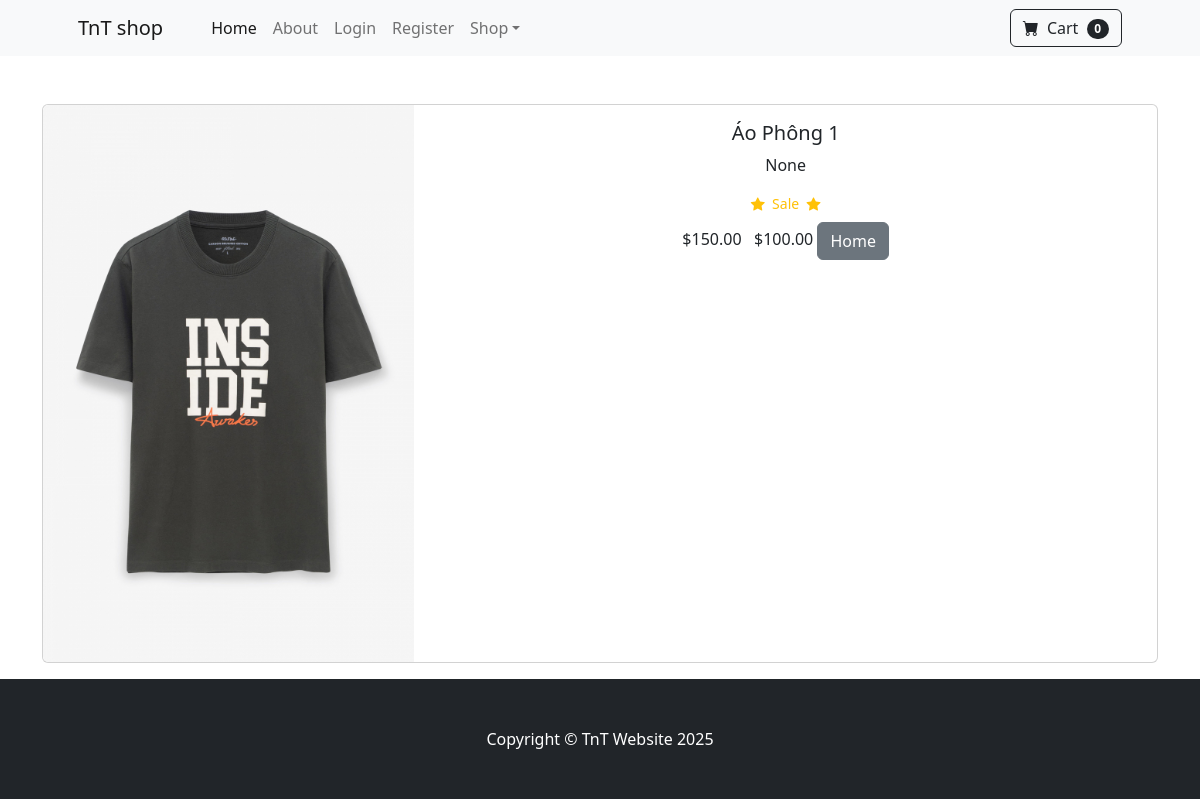
Page /product/1 on the committed database.
### store/models.py (models this page shows, shortened)
class Product(models.Model):
    name = models.CharField(max_length=100)
    price = models.DecimalField(default=0, decimal_places=2, max_digits=6)
    category = models.ForeignKey(Category, on_delete=models.CASCADE, default=1)
    description = models.CharField(max_length=250, default='', blank=True, null=True)
    image = models.ImageField(upload_to='uploads/product/')
    is_sale = models.BooleanField(default=False)
    sale_price = models.DecimalField(default=0, decimal_places=2, max_digits=6)

### store/views.py (the view)
# urls.py: path('product/<int:pk>', views.product, name='product'),
def product(request, pk):
    product = Product.objects.get(id=pk)
    return render(request, 'product.html', {'product':product})

### store/templates/product.html
{% extends 'base.html' %}
{% block content %}
<div class="container">
    <br/><br/>
    <div class="card mb-3">
        <div class="row g-0">
          <div class="col-md-4">
            <img src="{{ product.image.url }}" class="img-fluid rounded-start" alt="...">
          </div>
          <div class="col-md-8">
            <div class="card-body">
            <center>
                <h5 class="card-title">{{ product.name }}</h5>
                <p class="card-text">{{ product.description }}</p>
                {% if product.is_sale %}
                    <div class="d-flex justify-content-center small text-warning mb-2">
                        <div class="bi-star-fill"></div>
                        &nbsp;&nbsp;Sale&nbsp;&nbsp;
                        <div class="bi-star-fill"></div>
                    </div>
                    <strink>
                        ${{ product.price }}
                    </strink>
                    &nbsp;
                    ${{ product.sale_price }}
                {% else %}
                    ${{ product.price }}
                {% endif %}
                <a href="{% url 'home' %}" class="btn btn-secondary">Home</a>
            </center>
            </div>
          </div>
        </div>
      </div>
</div>
{% endblock %}

### rows in the picture
Product: image (picture), name "Áo Phông 1", description "None", price "150.00", sale_price "100.00"
